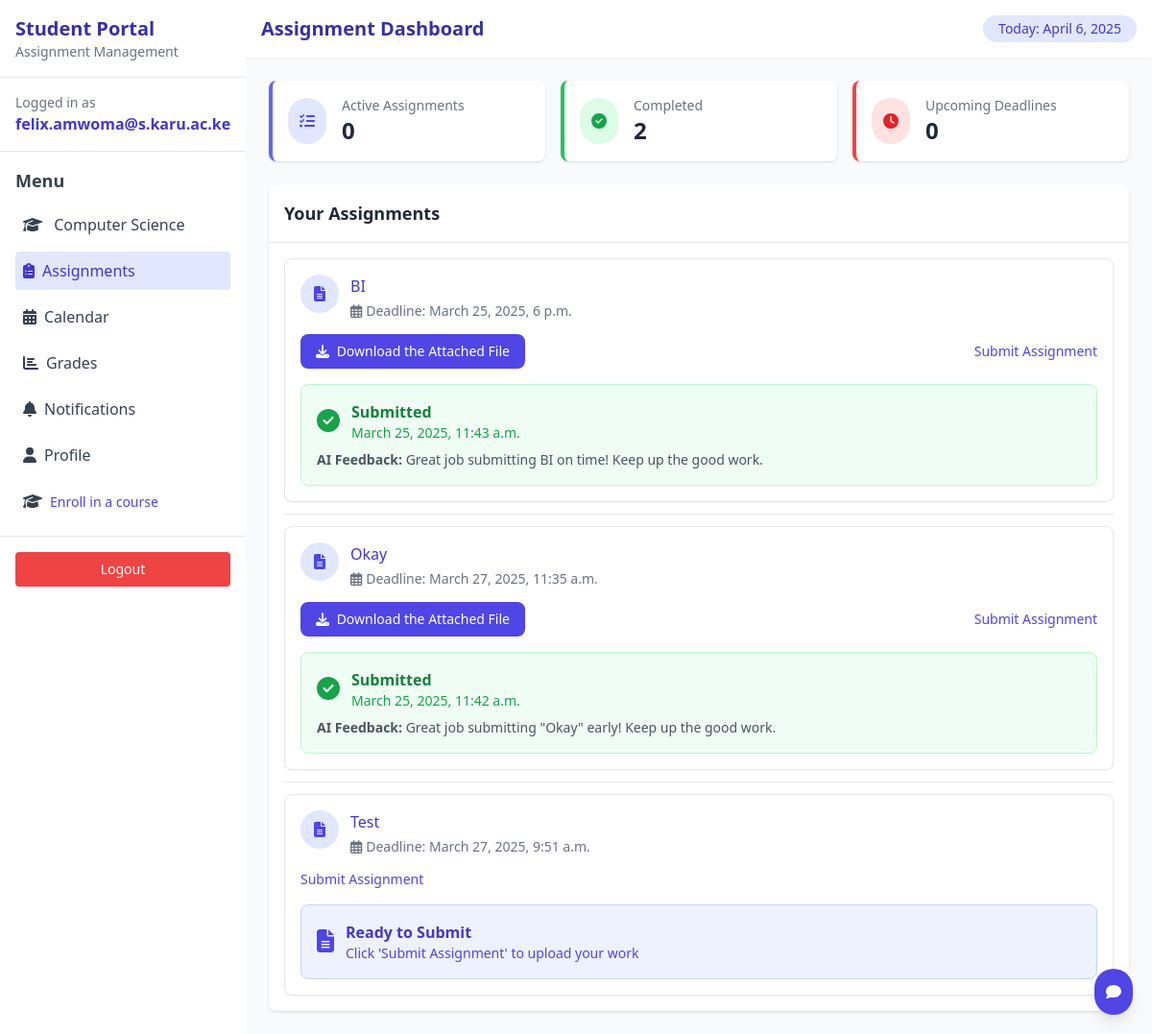
The app's page /assignments/ (signed in), older data.
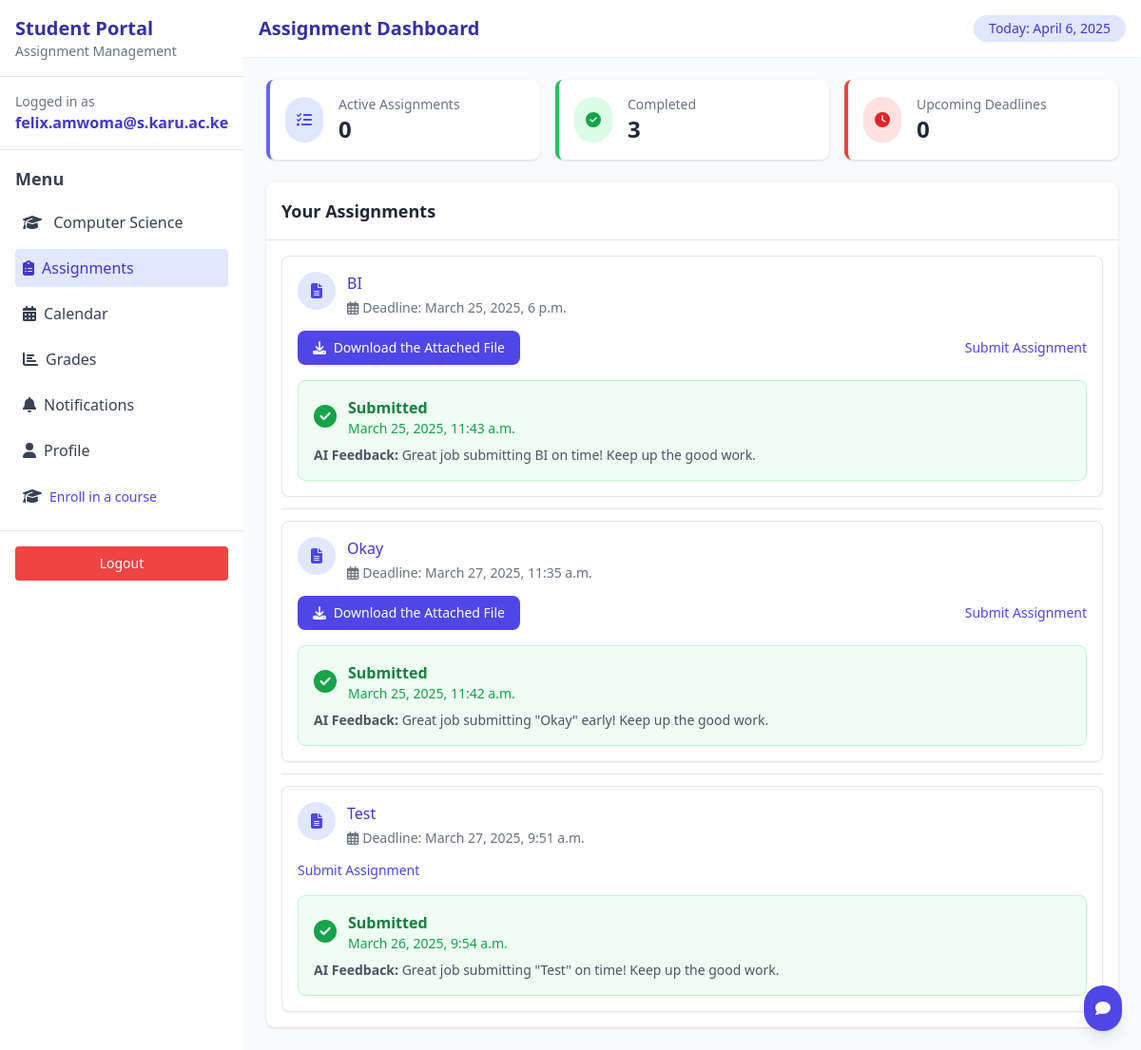
The same page, newer data.
### submissions/models.py (models this page shows, shortened)
class StudentSubmission(models.Model):
    student = models.ForeignKey(User, on_delete=models.CASCADE)
    assignment = models.ForeignKey(Assignment, on_delete=models.CASCADE)
    submitted_at = models.DateTimeField(null=True, blank=True)
    is_submitted = models.BooleanField(default=False)
    student_attachment = models.FileField(upload_to=assignment_upload_path_student, null=True, blank=True)
    marked = models.BooleanField(default=False)
    class SubmissionStatus(models.TextChoices):
        NOT_STARTED = 'NS', 'Not Started'
        IN_PROGRESS = 'IP', 'In Progress'
        SUBMITTED_EARLY = 'SE', 'Submitted Early'
        SUBMITTED_ON_TIME = 'ST', 'Submitted On Time'
        LATE_SUBMISSION = 'LS', 'Late Submission'
    status = models.CharField(
        max_length=2,
        choices=SubmissionStatus.choices,
        default=SubmissionStatus.NOT_STARTED
    )
    ai_feedback = models.TextField(blank=True, null=True)

### reminders/views.py (the view)
# urls.py: path("assignments/", assignment_list, name="assignment_list"),
@login_required
def assignment_list(request):
    student = request.user
    enrollments = Enrollment.objects.filter(student=student)
    courses = [enrollment.course for enrollment in enrollments]  # List of courses
    units = Unit.objects.filter(course__in=courses)  # Get all units in the courses
    assignments = Assignment.objects.all()
    submissions = StudentSubmission.objects.filter(student=student)
    completed_assignments = sum(1 for sub in submissions if sub.is_submitted)
    unsubmitted_assignments = [assignment for assignment in assignments if not any(sub.assignment.id == assignment.id for sub in submissions)]
    now = timezone.now()
    assignments_deadline = Assignment.objects.filter(
        deadline__gte=now,
        deadline__lte=now + timezone.timedelta(days=7)
    ).exclude(id__in=[sub.assignment.id for sub in submissions if sub.is_submitted])
    return render(request, "assignment_list.html", {
        "assignments": assignments,
        "submissions": submissions,
        "completed_assignments": completed_assignments,
        "unsubmitted_assignments": unsubmitted_assignments,
        "assignments_deadline": assignments_deadline,
        "courses": courses,
        "units": units,  # Pass all units in those courses
    })

### reminders/templates/assignment_list.html (shortened to what the changed rows need)
{% load custom_filters %}
{% load static %}
<!DOCTYPE html>
<html lang="en">
<head>
    <script src="https://cdn.tailwindcss.com"></script>
</head>
<body class="bg-gradient-to-br from-blue-800 to-indigo-900 min-h-screen">
    <div class="flex h-screen">
        <div class="w-64 bg-white shadow-lg overflow-y-auto">
            <div class="p-4 border-b border-gray-200">
                <h1 class="text-xl font-bold text-indigo-800">Student Portal</h1>
            </div>
            <div class="p-4">
                <h2 class="text-lg font-semibold text-gray-700 mb-3">Menu</h2>
            </div>
        </div>
        <div class="flex-1 overflow-y-auto bg-gray-50">
            <div class="bg-white shadow-sm p-4 flex justify-between items-center">
                <h1 class="text-xl font-semibold text-indigo-800">Assignment Dashboard</h1>
            </div>
            <div class="p-6">
                <div class="grid grid-cols-1 md:grid-cols-3 gap-4 mb-6">
                    <div class="bg-white rounded-lg shadow p-4 border-l-4 border-green-500">
                        <div class="flex items-center">
                            <div>
                                <p class="text-sm text-gray-500">Completed</p>
                                <p class="text-2xl font-bold text-gray-800"> {{ completed_assignments }}</p>
                            </div>
                        </div>
                    </div>
                </div>
                <div class="bg-white rounded-lg shadow">
                    <div class="p-4 border-b border-gray-200">
                        <h2 class="text-lg font-semibold text-gray-800">Your Assignments</h2>
                    </div>
                    <div class="p-4">
                        <ul class="divide-y divide-gray-200">
                            {% for assignment in assignments %}
                                <li class="py-3 {% if forloop.first %}pt-0{% endif %} {% if forloop.last %}pb-0{% endif %}">
                                    <div class="flex items-stretch bg-white rounded-lg shadow-sm border border-gray-200 overflow-hidden">
                                        <div class="flex-1 p-4">
                                            <div class="flex items-start mb-3">
                                                <div class="h-10 w-10 rounded-full bg-indigo-100 flex items-center justify-center mr-3">
                                                    <i class="fas fa-file-alt text-indigo-600"></i>
                                                </div>
                                                <div>
                                                    <h3 class="font-medium text-indigo-700">{{ assignment.title }}</h3>
                                                    <div class="text-sm text-gray-500 mt-1">
                                                        <span class="inline-flex items-center">
                                                            <i class="far fa-calendar-alt mr-1"></i> Deadline: {{ assignment.deadline }}
                                                        </span>
                                                    </div>
                                                </div>
                                            </div>
                                            <div class="flex justify-between items-center">
                                                <a href="{% url 'submit_assignment' assignment.id %}" class="text-indigo-600 hover:text-indigo-800 text-sm">
                                                    Submit Assignment
                                                </a>
                                            </div>
                                            {% for submission in submissions %}
                                                {% if submission.assignment.id == assignment.id %}
                                                    <div class="mt-4">
                                                        {% if submission.is_submitted %}
                                                            <div class="bg-green-50 border border-green-200 rounded-lg p-4">
                                                                <div class="flex items-center">
                                                                    <div class="text-green-600 mr-3">
                                                                        <i class="fas fa-check-circle text-2xl"></i>
                                                                    </div>
                                                                    <div>
                                                                        <p class="font-semibold text-green-700">Submitted</p>
                                                                        <p class="text-sm text-green-600">{{ submission.submitted_at }}</p>
                                                                    </div>
                                                                </div>
                                                                {% if submission.ai_feedback %}
                                                                    <div class="mt-2 text-sm text-gray-600">
                                                                        <strong>AI Feedback:</strong> {{ submission.ai_feedback }}
                                                                    </div>
                                                                {% endif %}
                                                            </div>
                                                        {% else %}
                                                            <div class="bg-indigo-50 border border-indigo-200 rounded-lg p-4">
                                                                <div class="flex items-center">
                                                                    <div class="text-indigo-600 mr-3">
                                                                        <i class="fas fa-file-alt text-2xl"></i>
                                                                    </div>
                                                                    <div>
                                                                        <h3 class="font-semibold text-indigo-700">Ready to Submit</h3>
                                                                        <p class="text-sm text-indigo-600">
                                                                            Click 'Submit Assignment' to upload your work
                                                                        </p>
                                                                    </div>
                                                                </div>
                                                            </div>
                                                        {% endif %}
                                                    </div>
                                                {% endif %}
                                            {% endfor %}
                                        </div>
                                    </div>
                                </li>
                            {% endfor %}
                        </ul>
                    </div>
                </div>
            </div>
        </div>
    </div>
</body>
</html>

Row changes from the older to the newer data that the page shows:
changed StudentSubmission: submitted_at (not shown) → "March 26, 2025, 9:54 a.m."; ai_feedback (not shown) → "Great job submitting \"Test\" on time! Keep up the good work."; is_submitted "Ready to Submit Click 'Submit Assignment' to upload your work" → "Submitted AI Feedback:"
Text that changed along with them:
{{ completed_assignments }}: "2" → "3"
